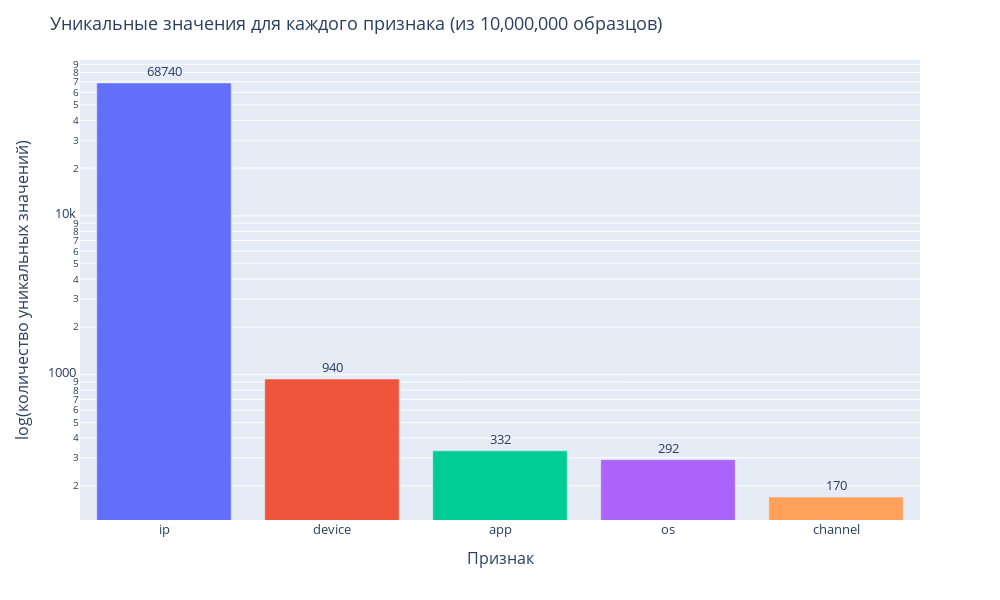

Notebook source saved alongside this figure:
### Code cell
import pandas as pd
import plotly.express as px

cols = ['ip', 'app', 'device', 'os', 'channel']
uniques = [len(train[col].unique()) for col in cols]
unique_df = pd.DataFrame({'Признак': cols, 'Количество уникальных значений': uniques})

# Сортируем по убыванию
unique_df = unique_df.sort_values('Количество уникальных значений', ascending=False)

# График с учётом порядка категорий
fig = px.bar(
    unique_df,
    x='Признак',
    y='Количество уникальных значений',
    text='Количество уникальных значений',
    color='Признак',
    category_orders={'Признак': unique_df['Признак'].tolist()}
)

# Логарифмическая шкала по оси Y
fig.update_yaxes(type='log', title='log(количество уникальных значений)')

# Настройки компоновки
fig.update_layout(
    title='Уникальные значения для каждого признака (из 10,000,000 образцов)',
    xaxis_title='Признак',
    width=1000,
    height=600,
    font=dict(size=13),
    showlegend=False
)

fig.update_traces(textposition='outside')
fig.show()

### Figure 1 — Plotly figure (JSON) as saved in the notebook; plotly's stock layout.template omitted (floating-point values rounded to 4 significant figures)
{"data": [{"alignmentgroup": "True", "hovertemplate": "Признак=%{x}<br>Количество уникальных значений=%{text}<extra></extra>", "legendgroup": "ip", "marker": {"color": "#636efa", "pattern": {"shape": ""}}, "name": "ip", "offsetgroup": "ip", "orientation": "v", "showlegend": true, "text": [68740], "textposition": "outside", "type": "bar", "x": ["ip"], "xaxis": "x", "y": [68740], "yaxis": "y"}, {"alignmentgroup": "True", "hovertemplate": "Признак=%{x}<br>Количество уникальных значений=%{text}<extra></extra>", "legendgroup": "device", "marker": {"color": "#EF553B", "pattern": {"shape": ""}}, "name": "device", "offsetgroup": "device", "orientation": "v", "showlegend": true, "text": [940], "textposition": "outside", "type": "bar", "x": ["device"], "xaxis": "x", "y": [940], "yaxis": "y"}, {"alignmentgroup": "True", "hovertemplate": "Признак=%{x}<br>Количество уникальных значений=%{text}<extra></extra>", "legendgroup": "app", "marker": {"color": "#00cc96", "pattern": {"shape": ""}}, "name": "app", "offsetgroup": "app", "orientation": "v", "showlegend": true, "text": [332], "textposition": "outside", "type": "bar", "x": ["app"], "xaxis": "x", "y": [332], "yaxis": "y"}, {"alignmentgroup": "True", "hovertemplate": "Признак=%{x}<br>Количество уникальных значений=%{text}<extra></extra>", "legendgroup": "os", "marker": {"color": "#ab63fa", "pattern": {"shape": ""}}, "name": "os", "offsetgroup": "os", "orientation": "v", "showlegend": true, "text": [292], "textposition": "outside", "type": "bar", "x": ["os"], "xaxis": "x", "y": [292], "yaxis": "y"}, {"alignmentgroup": "True", "hovertemplate": "Признак=%{x}<br>Количество уникальных значений=%{text}<extra></extra>", "legendgroup": "channel", "marker": {"color": "#FFA15A", "pattern": {"shape": ""}}, "name": "channel", "offsetgroup": "channel", "orientation": "v", "showlegend": true, "text": [170], "textposition": "outside", "type": "bar", "x": ["channel"], "xaxis": "x", "y": [170], "yaxis": "y"}], "layout": {"barmode": "relative", "font": {"size": 13}, "height": 600, "legend": {"title": {"text": "Признак"}, "tracegroupgap": 0}, "margin": {"t": 60}, "showlegend": false, "title": {"text": "Уникальные значения для каждого признака (из 10,000,000 образцов)"}, "width": 1000, "xaxis": {"anchor": "y", "categoryarray": ["ip", "device", "app", "os", "channel"], "categoryorder": "array", "domain": [0, 1], "title": {"text": "Признак"}}, "yaxis": {"anchor": "x", "domain": [0, 1], "title": {"text": "log(количество уникальных значений)"}, "type": "log"}}}
